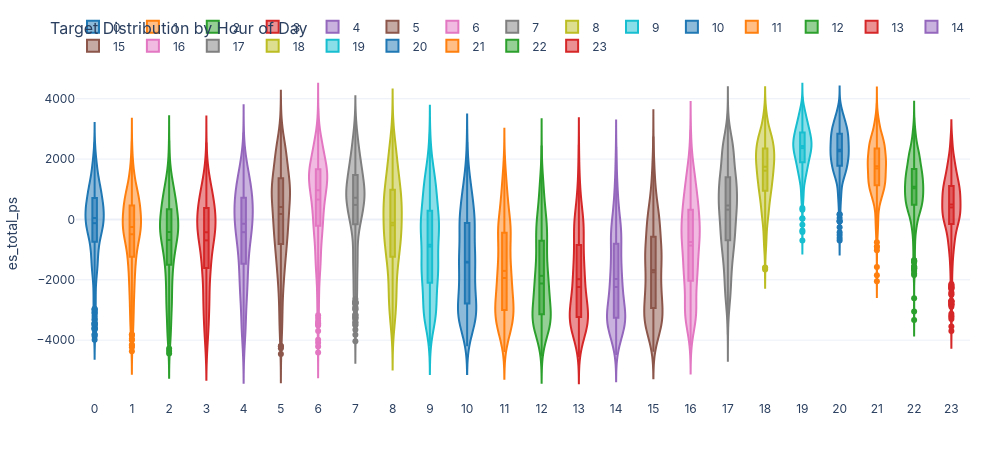

Notebook source saved alongside this figure:
### Markdown cell above
## 6. Distribution Shape by Hour and Month

Violin plots show the full conditional distribution. At 03:00, the distribution is heavily skewed negative (pumping). At 19:00, heavily positive (generation). But there is overlap at every hour — the system can be in either regime at any time.

### Code cell
plot_violin(train_t, 'es_total_ps', groupby_col='hour',
            title='Target Distribution by Hour of Day').show()

### Figure 1 — Plotly figure (JSON) as saved in the notebook; plotly's stock layout.template omitted (floating-point values rounded to 4 significant figures; data arrays with more than 128 entries replaced by an {"elided": "..."} marker saying what was removed)
{"data": [{"box": {"visible": true}, "marker": {"color": "#1f77b4"}, "meanline": {"visible": true}, "name": "0", "type": "violin", "y": {"elided": "598 float values"}}, {"box": {"visible": true}, "marker": {"color": "#ff7f0e"}, "meanline": {"visible": true}, "name": "1", "type": "violin", "y": {"elided": "598 float values"}}, {"box": {"visible": true}, "marker": {"color": "#2ca02c"}, "meanline": {"visible": true}, "name": "2", "type": "violin", "y": {"elided": "598 float values"}}, {"box": {"visible": true}, "marker": {"color": "#d62728"}, "meanline": {"visible": true}, "name": "3", "type": "violin", "y": {"elided": "598 float values"}}, {"box": {"visible": true}, "marker": {"color": "#9467bd"}, "meanline": {"visible": true}, "name": "4", "type": "violin", "y": {"elided": "598 float values"}}, {"box": {"visible": true}, "marker": {"color": "#8c564b"}, "meanline": {"visible": true}, "name": "5", "type": "violin", "y": {"elided": "598 float values"}}, {"box": {"visible": true}, "marker": {"color": "#e377c2"}, "meanline": {"visible": true}, "name": "6", "type": "violin", "y": {"elided": "598 float values"}}, {"box": {"visible": true}, "marker": {"color": "#7f7f7f"}, "meanline": {"visible": true}, "name": "7", "type": "violin", "y": {"elided": "598 float values"}}, {"box": {"visible": true}, "marker": {"color": "#bcbd22"}, "meanline": {"visible": true}, "name": "8", "type": "violin", "y": {"elided": "598 float values"}}, {"box": {"visible": true}, "marker": {"color": "#17becf"}, "meanline": {"visible": true}, "name": "9", "type": "violin", "y": {"elided": "598 float values"}}, {"box": {"visible": true}, "marker": {"color": "#1f77b4"}, "meanline": {"visible": true}, "name": "10", "type": "violin", "y": {"elided": "598 float values"}}, {"box": {"visible": true}, "marker": {"color": "#ff7f0e"}, "meanline": {"visible": true}, "name": "11", "type": "violin", "y": {"elided": "598 float values"}}, {"box": {"visible": true}, "marker": {"color": "#2ca02c"}, "meanline": {"visible": true}, "name": "12", "type": "violin", "y": {"elided": "598 float values"}}, {"box": {"visible": true}, "marker": {"color": "#d62728"}, "meanline": {"visible": true}, "name": "13", "type": "violin", "y": {"elided": "598 float values"}}, {"box": {"visible": true}, "marker": {"color": "#9467bd"}, "meanline": {"visible": true}, "name": "14", "type": "violin", "y": {"elided": "598 float values"}}, {"box": {"visible": true}, "marker": {"color": "#8c564b"}, "meanline": {"visible": true}, "name": "15", "type": "violin", "y": {"elided": "598 float values"}}, {"box": {"visible": true}, "marker": {"color": "#e377c2"}, "meanline": {"visible": true}, "name": "16", "type": "violin", "y": {"elided": "598 float values"}}, {"box": {"visible": true}, "marker": {"color": "#7f7f7f"}, "meanline": {"visible": true}, "name": "17", "type": "violin", "y": {"elided": "598 float values"}}, {"box": {"visible": true}, "marker": {"color": "#bcbd22"}, "meanline": {"visible": true}, "name": "18", "type": "violin", "y": {"elided": "598 float values"}}, {"box": {"visible": true}, "marker": {"color": "#17becf"}, "meanline": {"visible": true}, "name": "19", "type": "violin", "y": {"elided": "598 float values"}}, {"box": {"visible": true}, "marker": {"color": "#1f77b4"}, "meanline": {"visible": true}, "name": "20", "type": "violin", "y": {"elided": "598 float values"}}, {"box": {"visible": true}, "marker": {"color": "#ff7f0e"}, "meanline": {"visible": true}, "name": "21", "type": "violin", "y": {"elided": "598 float values"}}, {"box": {"visible": true}, "marker": {"color": "#2ca02c"}, "meanline": {"visible": true}, "name": "22", "type": "violin", "y": {"elided": "597 float values"}}, {"box": {"visible": true}, "marker": {"color": "#d62728"}, "meanline": {"visible": true}, "name": "23", "type": "violin", "y": {"elided": "598 float values"}}], "layout": {"font": {"family": "Inter, Arial, sans-serif", "size": 12}, "height": 450, "hovermode": "x unified", "legend": {"orientation": "h", "x": 1, "xanchor": "right", "y": 1.02, "yanchor": "bottom"}, "margin": {"b": 50, "l": 60, "r": 30, "t": 60}, "title": {"font": {"size": 16}, "text": "Target Distribution by Hour of Day"}, "width": 1000, "yaxis": {"title": {"text": "es_total_ps"}}}}
